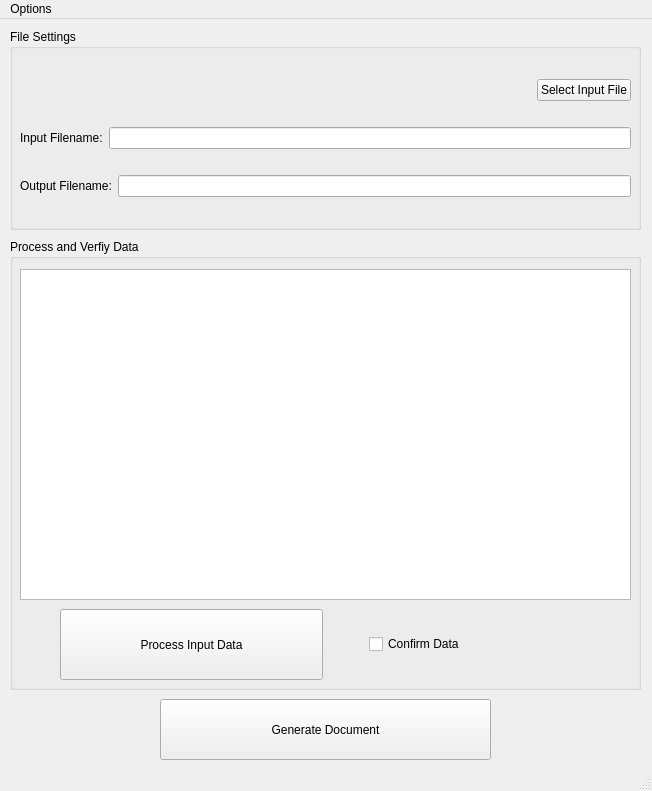
<?xml version="1.0" encoding="UTF-8"?>
<ui version="4.0">
 <class>MainWindow</class>
 <widget class="QMainWindow" name="MainWindow">
  <property name="geometry">
   <rect>
    <x>0</x>
    <y>0</y>
    <width>652</width>
    <height>791</height>
   </rect>
  </property>
  <property name="windowTitle">
   <string>MainWindow</string>
  </property>
  <widget class="QWidget" name="centralwidget">
   <widget class="QGroupBox" name="groupBox">
    <property name="geometry">
     <rect>
      <x>10</x>
      <y>10</y>
      <width>631</width>
      <height>201</height>
     </rect>
    </property>
    <property name="title">
     <string>File Settings</string>
    </property>
    <widget class="QWidget" name="">
     <property name="geometry">
      <rect>
       <x>10</x>
       <y>30</y>
       <width>611</width>
       <height>161</height>
      </rect>
     </property>
     <layout class="QGridLayout" name="gridLayout">
      <item row="0" column="0">
       <spacer name="horizontalSpacer">
        <property name="orientation">
         <enum>Qt::Horizontal</enum>
        </property>
        <property name="sizeHint" stdset="0">
         <size>
          <width>40</width>
          <height>20</height>
         </size>
        </property>
       </spacer>
      </item>
      <item row="0" column="1">
       <widget class="QPushButton" name="selectInputFileBtn">
        <property name="sizePolicy">
         <sizepolicy hsizetype="Preferred" vsizetype="Maximum">
          <horstretch>0</horstretch>
          <verstretch>0</verstretch>
         </sizepolicy>
        </property>
        <property name="text">
         <string>Select Input File</string>
        </property>
       </widget>
      </item>
      <item row="1" column="0" colspan="2">
       <layout class="QHBoxLayout" name="horizontalLayout">
        <item>
         <widget class="QLabel" name="inputFileLbl">
          <property name="text">
           <string>Input Filename:</string>
          </property>
         </widget>
        </item>
        <item>
         <widget class="QLineEdit" name="inputFileText">
          <property name="readOnly">
           <bool>true</bool>
          </property>
         </widget>
        </item>
       </layout>
      </item>
      <item row="2" column="0" colspan="2">
       <layout class="QGridLayout" name="gridLayout_2">
        <item row="0" column="1">
         <widget class="QLineEdit" name="outputFileText">
          <property name="readOnly">
           <bool>false</bool>
          </property>
         </widget>
        </item>
        <item row="0" column="0">
         <widget class="QLabel" name="outputFileLbl">
          <property name="text">
           <string>Output Filename:</string>
          </property>
         </widget>
        </item>
       </layout>
      </item>
     </layout>
    </widget>
   </widget>
   <widget class="QGroupBox" name="groupBox_2">
    <property name="geometry">
     <rect>
      <x>10</x>
      <y>220</y>
      <width>631</width>
      <height>451</height>
     </rect>
    </property>
    <property name="title">
     <string>Process and Verfiy Data</string>
    </property>
    <widget class="QTableWidget" name="tableWidget">
     <property name="geometry">
      <rect>
       <x>10</x>
       <y>30</y>
       <width>611</width>
       <height>331</height>
      </rect>
     </property>
    </widget>
    <widget class="QWidget" name="">
     <property name="geometry">
      <rect>
       <x>10</x>
       <y>370</y>
       <width>611</width>
       <height>71</height>
      </rect>
     </property>
     <layout class="QGridLayout" name="gridLayout_3">
      <item row="0" column="1">
       <widget class="QPushButton" name="processDataBtn">
        <property name="sizePolicy">
         <sizepolicy hsizetype="Preferred" vsizetype="Expanding">
          <horstretch>0</horstretch>
          <verstretch>0</verstretch>
         </sizepolicy>
        </property>
        <property name="text">
         <string>Process Input Data</string>
        </property>
       </widget>
      </item>
      <item row="0" column="2">
       <spacer name="horizontalSpacer_3">
        <property name="orientation">
         <enum>Qt::Horizontal</enum>
        </property>
        <property name="sizeType">
         <enum>QSizePolicy::Fixed</enum>
        </property>
        <property name="sizeHint" stdset="0">
         <size>
          <width>40</width>
          <height>20</height>
         </size>
        </property>
       </spacer>
      </item>
      <item row="0" column="0">
       <spacer name="horizontalSpacer_2">
        <property name="orientation">
         <enum>Qt::Horizontal</enum>
        </property>
        <property name="sizeType">
         <enum>QSizePolicy::Fixed</enum>
        </property>
        <property name="sizeHint" stdset="0">
         <size>
          <width>40</width>
          <height>20</height>
         </size>
        </property>
       </spacer>
      </item>
      <item row="0" column="3">
       <widget class="QCheckBox" name="confirmDataChbx">
        <property name="text">
         <string>Confirm Data</string>
        </property>
       </widget>
      </item>
     </layout>
    </widget>
   </widget>
   <widget class="QPushButton" name="generateDocumentBtn">
    <property name="geometry">
     <rect>
      <x>160</x>
      <y>680</y>
      <width>331</width>
      <height>61</height>
     </rect>
    </property>
    <property name="text">
     <string>Generate Document</string>
    </property>
   </widget>
  </widget>
  <widget class="QMenuBar" name="menubar">
   <property name="geometry">
    <rect>
     <x>0</x>
     <y>0</y>
     <width>652</width>
     <height>23</height>
    </rect>
   </property>
   <widget class="QMenu" name="menuOptions">
    <property name="title">
     <string>Options</string>
    </property>
    <addaction name="actionDark_Mode"/>
    <addaction name="separator"/>
    <addaction name="actionAbout"/>
   </widget>
   <addaction name="menuOptions"/>
  </widget>
  <widget class="QStatusBar" name="statusbar"/>
  <action name="actionDark_Mode">
   <property name="checkable">
    <bool>true</bool>
   </property>
   <property name="text">
    <string>Dark Mode</string>
   </property>
  </action>
  <action name="actionAbout">
   <property name="text">
    <string>About</string>
   </property>
  </action>
 </widget>
 <resources/>
 <connections/>
</ui>
